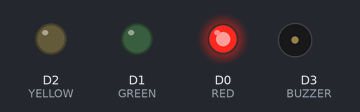
Recording of a sketch running on a simulated ESP8266 (NodeMCU). On the bench: output pins drawn as LEDs (lit = HIGH), buzzer (waves = sounding, pin HIGH).

Above: at 0.05 s.
At 0.25 s:
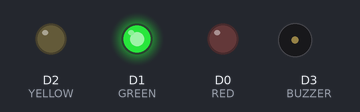
At 0.75 s:
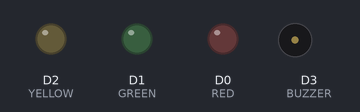
At 1.45 s:
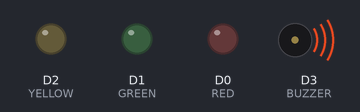
At 2.85 s:
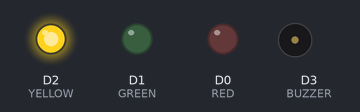
Timing chart, 0 to 3.1 s (numbered marks = the images above):
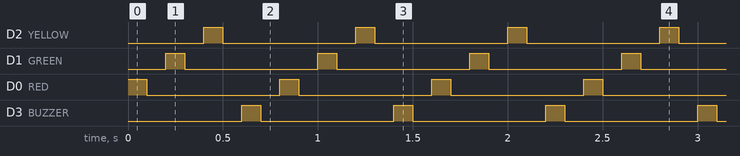

The sketch:

NodeMCU_BUZZER_2.ino
```cpp
#define RED D0            // Led in NodeMCU at pin GPIO16 (D0).
#define GREEN D1
#define YELLOW D2
#define BUZZER D3
void setup()
{
  pinMode(RED, OUTPUT);    // LED pin as output.
  pinMode(GREEN, OUTPUT);
  pinMode(YELLOW, OUTPUT);
  pinMode(BUZZER, OUTPUT);
}
void loop()
{
  digitalWrite(RED, HIGH);// turn the LED off.(Note that LOW is the voltage level but actually
  delay(100);            // wait for 1 second.
  digitalWrite(RED, LOW); // turn the LED on.
  delay(100); // wait for 1 second.

  digitalWrite(GREEN, HIGH);// turn the LED off.(Note that LOW is the voltage level but actually
  delay(100);            // wait for 1 second.
  digitalWrite(GREEN, LOW); // turn the LED on.
  delay(100); // wait for 1 second.

  digitalWrite(YELLOW, HIGH);// turn the LED off.(Note that LOW is the voltage level but actually
  delay(100);            // wait for 1 second.
  digitalWrite(YELLOW, LOW); // turn the LED on.
  delay(100); // wait for 1 second.

  digitalWrite(BUZZER, HIGH);// turn the LED off.(Note that LOW is the voltage level but actually
  delay(100);            // wait for 1 second.
  digitalWrite(BUZZER, LOW); // turn the LED on.
  delay(100); // wait for 1 second.
}
```

Measured:
- by itself, D2 (YELLOW), D1 (GREEN), D0 (RED), D3 (BUZZER): alternates HIGH for 0.10 s and LOW for 0.70 s
